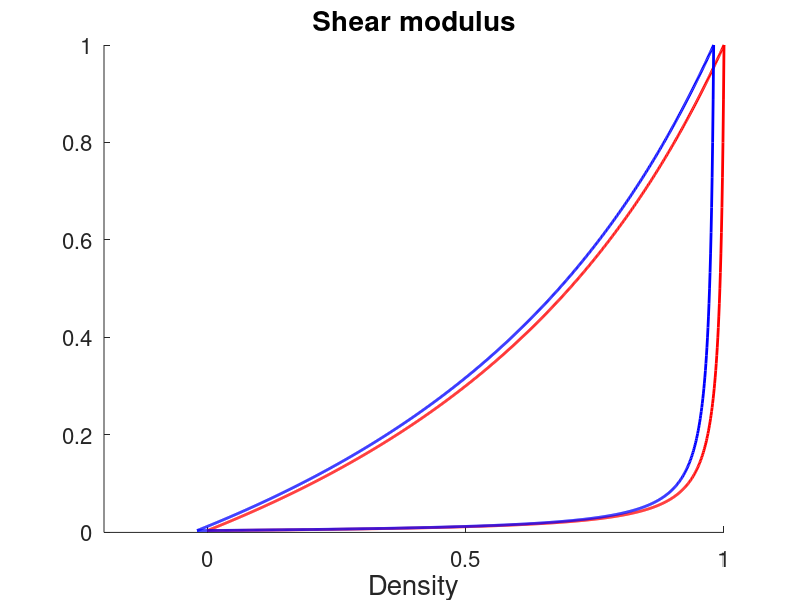
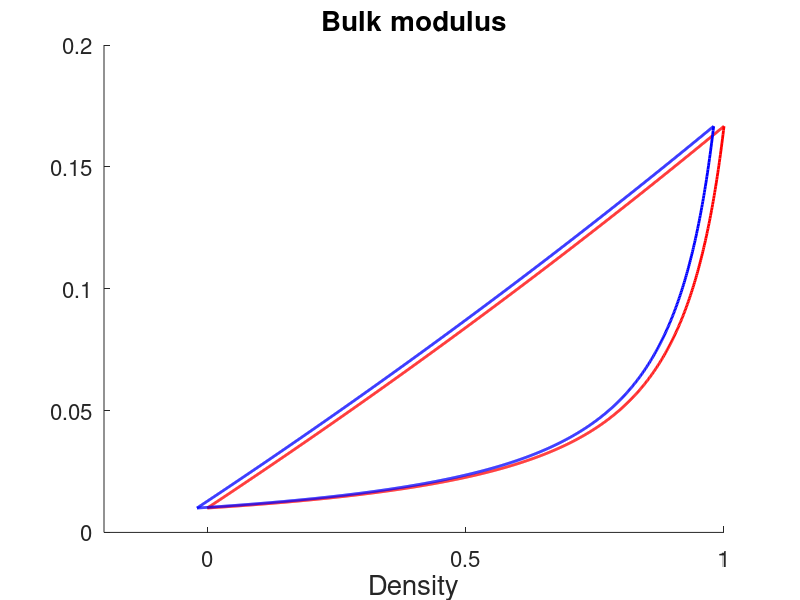

The MATLAB script that drew these images, in order:
%% Demostracio general i hashin
function Demostracio()

E1 = 1;
E0 = 0.01;
nu1 = -0.5;
nu0 = 1/3;
dimension = 3;


mu=@(E,nu) E/(2*(1+nu));
if dimension == 3
    kappa = @(E,nu) E/(3*(1-2*nu)); %3D
elseif dimension == 2
    kappa = @(E,nu) E/(2*(1-nu));   %2D
end
mu0 = mu(E0,nu0); %mu
mu1 = mu(E1,nu1); %muPreDef

kappa0 = kappa( E0 , nu0 ); %kappa
kappa1 = kappa( E1 , nu1 ); %kPreDef

if dimension == 2
    etamu = @(mu, kappa) kappa*mu/(2*mu+kappa); % 2D
    etakappa = @(mu, kappa) mu; %2D
elseif dimension  == 3
    etamu = @(mu, kappa)  mu*(9*kappa+8*mu)/(6*kappa+12*mu); %3D
    etakappa = @(mu, kappa) 4*mu/3; %3D
end

A = @(f0, f1, df0, df1) -(-f0^2+2*f0*f1-f1^2+df0*df1) /(df1-f1+f0);
B = @(f0, f1, df0, df1) -(df0*f1-df0*df1+df1*f0-2*f0*f1+2*f0^2)/(df1-f1+f0);
C = @(f0)               f0;
D = @(f0, f1, df0, df1) -(df0+df1+2*f0-2*f1)/(df1-f1+f0);

df0 = @(eta, f0, f1) (f0+eta)*(f1-f0)/(f1+eta);
df1 = @(eta, f0, f1) (f1+eta)*(f1-f0)/(f0+eta);

%% Case mu

F0 = mu0;
F1 = mu1;
Eta0 = etamu(mu0, kappa0);
Eta1 = etamu(mu1, kappa1);
DF0 = df0(Eta0, F0, F1);
DF1 = df1(Eta1, F0, F1);

data = computeData(F0, F1, DF0, DF1, Eta0, Eta1, A, B, C, D);
computePlot('Shear modulus', data);

%% Case kappa
F0 = kappa0;
F1 = kappa1;
Eta0 = etakappa(mu0, kappa);
Eta1 = etakappa(mu1, kappa);
DF0 = df0(Eta0, F0, F1);
DF1 = df1(Eta1, F0, F1);
data = computeData(F0, F1, DF0, DF1, Eta0, Eta1, A, B, C, D);
computePlot('Bulk modulus', data);

end

function data = computeData(F0, F1, DF0, DF1, Eta0, Eta1, A, B, C, D)
data.AA = A(F0, F1, DF0, DF1);
data.BB = B(F0, F1, DF0, DF1);
data.CC = C(F0);
data.DD = D(F0, F1, DF0, DF1);
data.F0 = F0;
data.F1 = F1;
data.Eta0 = Eta0;
data.Eta1 = Eta1;
end

function computePlot(Title, data)
AA = data.AA;
BB = data.BB;
CC = data.CC;
DD = data.DD;
F0 = data.F0;
F1 = data.F1;
Eta0 = data.Eta0;
Eta1 = data.Eta1;
figure;
hold on

fHs = @(rho, Eta) F0.*(1-rho)+F1.*rho-((1-rho).*rho*(F1-F0)^2)./(F0.*rho+F1.*(1-rho)+Eta);

plot(linspace(0,1,1000),fHs(linspace(0,1,1000), Eta0), 'r', 'LineWidth',2); %LB plot
plot(linspace(0,1,1000),fHs(linspace(0,1,1000), Eta1), 'r', 'LineWidth',2); %UB plot


%fHsLb = @(rho) F0-(rho)./(1/(F0-F1)-(1-rho)./(F0+Eta0));
%fHsUb = @(rho) F1+(1-rho)./(1/(F0-F1)+rho./(F1+Eta1));


fHsLb = @(rho) F0-(rho).*(F0-F1)*(F0+Eta0)./(F1*(1-rho)+F0*rho+Eta0);
fHsUb = @(rho) F1+(1-rho).*(F0-F1)*(F1+Eta1)./(F1*(1-rho)+F0*rho+Eta1);

plot(linspace(0,1,1000)-0.02,fHsLb(linspace(0,1,1000)), 'b', 'LineWidth',2); %LB plot
plot(linspace(0,1,1000)-0.02,fHsUb(linspace(0,1,1000)), 'b', 'LineWidth',2); %UB plot

set(gca,'fontsize',16)
set(gca,'XTick',0:0.5:1)
title(Title,'fontsize',20)
xlabel('Density','fontsize',20)



end
